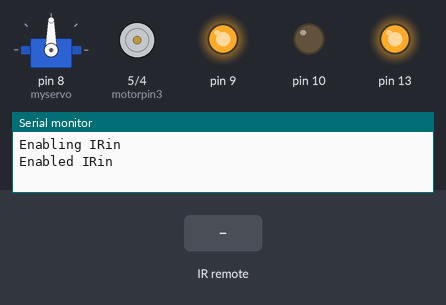
Bench run of a sketch on a simulated Arduino Uno, built with avr-gcc and run on an emulated ATmega328P. On the bench: servo, motor-driver pin pairs drawn as motors (green arrow = first pin HIGH = forward, orange = second pin HIGH = backward, longer = more drive, scaled by the enable pin), output pins drawn as LEDs (lit = HIGH), the last lines printed to the serial monitor. Inputs (shaded band) come from the test bench.

Above: at 1.2 s.
1.3 s: infrared code 0x61D6C03F received
At 2.0 s:
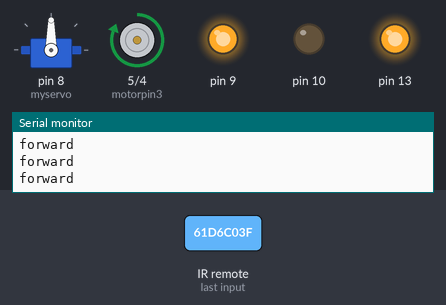
2.9 s: infrared code 0x61D640BF received
At 3.4 s:
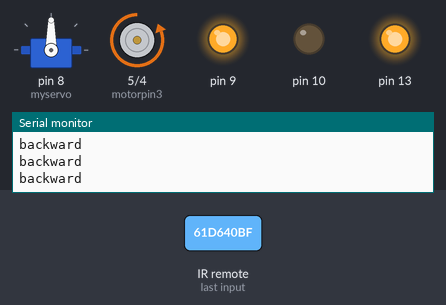
4.5 s: infrared code 0x61D6E01F received
At 5.8 s:
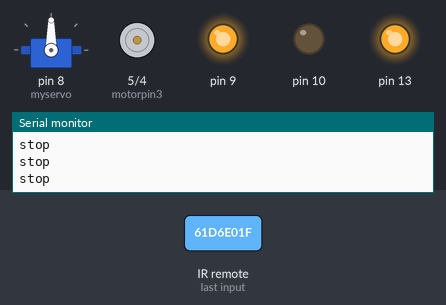
6.1 s: infrared code 0x61D6D827 received
At 7.4 s:
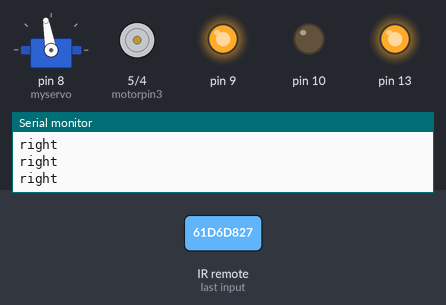
7.7 s: infrared code 0x61D6B04F received
At 8.7 s:
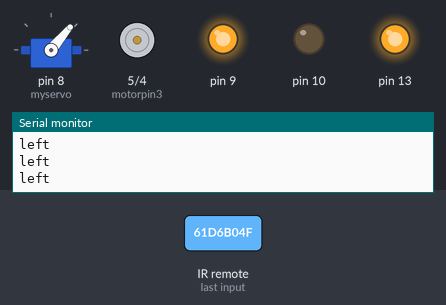
Timing chart, 0 to 10.3 s (numbered marks = the images above; inputs shaded):
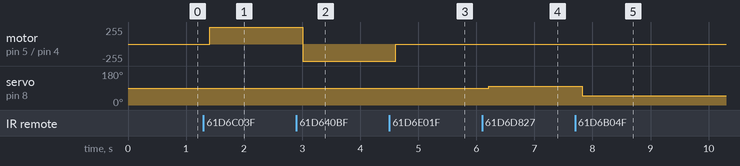

The sketch:

Remote_Car.ino
```cpp
#include <IRremote.h>
#include <Servo.h>
#define up 0x61D6C03F
#define down 0x61D640BF
#define ok 0x61D6E01F
#define right 0x61D6D827
#define left 0x61D6B04F


int RECV_PIN = 11;

IRrecv irrecv(RECV_PIN);

decode_results results;
Servo myservo;

int motorpin3 = 5;
int motorpin4 = 4;
int motor2en = 6;


int ir = 7;

void car_forward(int spd)
{
  analogWrite(motor2en, spd);
  digitalWrite(motorpin3, HIGH);
  digitalWrite(motorpin4, LOW);
}

void car_backward(int spd)
{
  analogWrite(motor2en, spd);
  digitalWrite(motorpin3, LOW);
  digitalWrite(motorpin4, HIGH);
}

void car_right()
{
  myservo.write(100);
}

void car_left()
{
  myservo.write(50);

}

bool get_ir()
{
  return digitalRead(ir);
}


void setup() {
  // put your setup code here, to run once:
  pinMode(9, OUTPUT);
  digitalWrite(9, HIGH);
  pinMode(10, OUTPUT);
  digitalWrite(10, LOW);

  pinMode(13, OUTPUT);
  digitalWrite(13, HIGH);

  pinMode(motorpin3, OUTPUT);
  pinMode(motorpin4, OUTPUT);

  myservo.attach(8);
  myservo.write(90);
  Serial.begin(9600);
  // In case the interrupt driver crashes on setup, give a clue
  // to the user what's going on.
  Serial.println("Enabling IRin");
  irrecv.enableIRIn(); // Start the receiver
  Serial.println("Enabled IRin");
}

void loop() {
  // put your main code here, to run repeatedly:
  if (irrecv.decode(&results)) {
    Serial.println(results.value, HEX);
    // Receive the next value

    irrecv.resume();
  }
  delay(100);

  if (results.value == up)
  {
    car_forward(255);
    Serial.println("forward");
  }
  else if (results.value == down)
  {
    car_backward(255);
    Serial.println("backward");
  }

  if (results.value == left)
  {
    car_left();
    Serial.println("left");

  }
  else if (results.value == right)
  {
    car_right();
    Serial.println("right");

  }
  else
  {
    myservo.write(90);
  }

  if (results.value == ok)
  {
    analogWrite(motor2en, 0);
    Serial.println("stop");
  }


}
```

Measured:
- after the input at 1.3 s, motor on pin 5 (motorpin3) / pin 4 (motorpin4): stopped → forward 255/255 after 0.10 s
- after the input at 2.9 s, motor on pin 5 (motorpin3) / pin 4 (motorpin4): forward 255/255 → backward 255/255 after 0.11 s
- after the input at 4.5 s, motor on pin 5 (motorpin3) / pin 4 (motorpin4): backward 255/255 → stopped after 0.11 s
- after the input at 6.1 s, servo on pin 8 (myservo): 90° → 100° after 0.12 s
- after the input at 7.7 s, servo on pin 8 (myservo): 100° → 50° after 0.12 s
